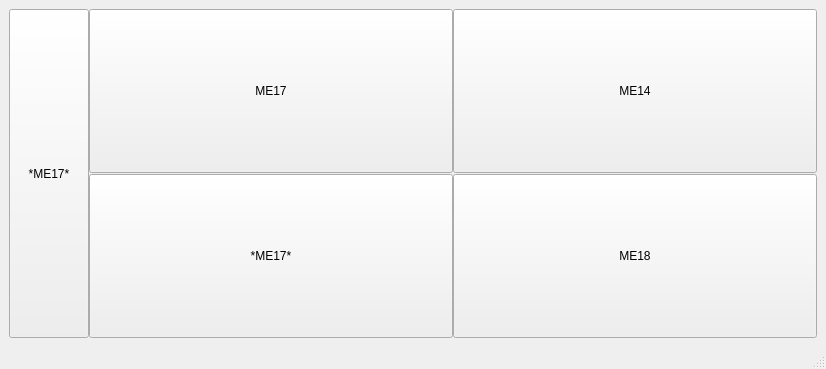
<?xml version="1.0" encoding="UTF-8"?>
<ui version="4.0">
 <class>MainWindow</class>
 <widget class="QMainWindow" name="MainWindow">
  <property name="geometry">
   <rect>
    <x>0</x>
    <y>0</y>
    <width>826</width>
    <height>369</height>
   </rect>
  </property>
  <property name="windowTitle">
   <string>MainWindow</string>
  </property>
  <widget class="QWidget" name="centralwidget">
   <layout class="QHBoxLayout" name="horizontalLayout_2">
    <item>
     <layout class="QHBoxLayout" name="horizontalLayout" stretch="0,1,1">
      <property name="spacing">
       <number>0</number>
      </property>
      <item>
       <layout class="QVBoxLayout" name="verticalLayout_3" stretch="0">
        <property name="sizeConstraint">
         <enum>QLayout::SetNoConstraint</enum>
        </property>
        <item>
         <widget class="QPushButton" name="btn_connect">
          <property name="minimumSize">
           <size>
            <width>0</width>
            <height>0</height>
           </size>
          </property>
          <property name="maximumSize">
           <size>
            <width>99999</width>
            <height>99999</height>
           </size>
          </property>
          <property name="text">
           <string>*ME17*</string>
          </property>
         </widget>
        </item>
       </layout>
      </item>
      <item>
       <layout class="QVBoxLayout" name="verticalLayout" stretch="1,1">
        <property name="spacing">
         <number>1</number>
        </property>
        <item>
         <widget class="QPushButton" name="btn_me17">
          <property name="minimumSize">
           <size>
            <width>0</width>
            <height>0</height>
           </size>
          </property>
          <property name="maximumSize">
           <size>
            <width>99999</width>
            <height>99999</height>
           </size>
          </property>
          <property name="text">
           <string>ME17</string>
          </property>
         </widget>
        </item>
        <item>
         <widget class="QPushButton" name="btn_main_me17">
          <property name="minimumSize">
           <size>
            <width>0</width>
            <height>0</height>
           </size>
          </property>
          <property name="maximumSize">
           <size>
            <width>99999</width>
            <height>99999</height>
           </size>
          </property>
          <property name="text">
           <string>*ME17*</string>
          </property>
         </widget>
        </item>
       </layout>
      </item>
      <item>
       <layout class="QVBoxLayout" name="verticalLayout_2" stretch="1,1">
        <property name="spacing">
         <number>1</number>
        </property>
        <item>
         <widget class="QPushButton" name="btn_me14">
          <property name="minimumSize">
           <size>
            <width>0</width>
            <height>0</height>
           </size>
          </property>
          <property name="maximumSize">
           <size>
            <width>99999</width>
            <height>99999</height>
           </size>
          </property>
          <property name="text">
           <string>ME14</string>
          </property>
         </widget>
        </item>
        <item>
         <widget class="QPushButton" name="btn_me18">
          <property name="minimumSize">
           <size>
            <width>0</width>
            <height>0</height>
           </size>
          </property>
          <property name="maximumSize">
           <size>
            <width>99999</width>
            <height>99999</height>
           </size>
          </property>
          <property name="text">
           <string>ME18</string>
          </property>
         </widget>
        </item>
       </layout>
      </item>
     </layout>
    </item>
   </layout>
  </widget>
  <widget class="QMenuBar" name="menubar">
   <property name="geometry">
    <rect>
     <x>0</x>
     <y>0</y>
     <width>826</width>
     <height>26</height>
    </rect>
   </property>
  </widget>
  <widget class="QStatusBar" name="statusbar"/>
 </widget>
 <resources/>
 <connections/>
</ui>
